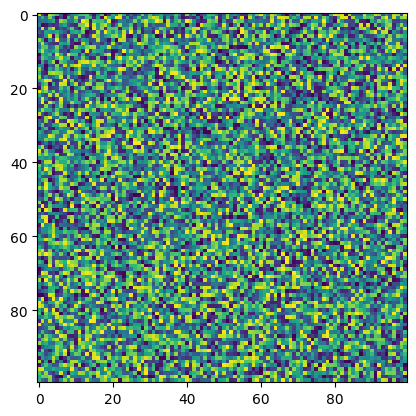
#> input picture Digital_Image_Processing/images/np_random.png, 416 x 416 px
$ jupyter execute Second.ipynb
#> lines starting #> are read from the running program, lines starting #| are printed output that depends on the picture
[cell 1]
import matplotlib.image as mpimg
from matplotlib import pyplot as plt
import numpy as np
import cv2

[cell 2]
img = cv2.imread("./images/np_random.png")
#> img is the input picture: shape (416, 416, 3); mean B, G, R 137.4, 158.3, 116.8
img = cv2.cvtColor(img, cv2.COLOR_BGR2RGB)
plt.imshow(img)

[cell 3]
# img.shape
img[150:260, 150:260, :] = [255, 0, 0]
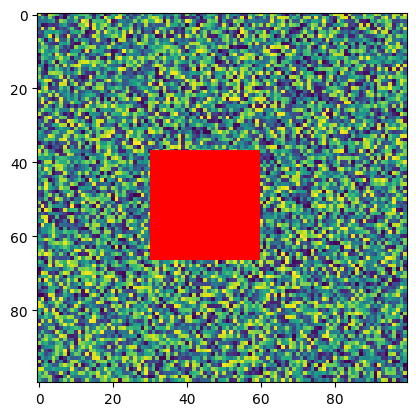
#> img: shape (416, 416, 3); mean R, G, B 128.7, 148.6, 129.8

[cell 4]
plt.imshow(img)

[cell 5]
plt.imshow(img*[0, 0, 1])
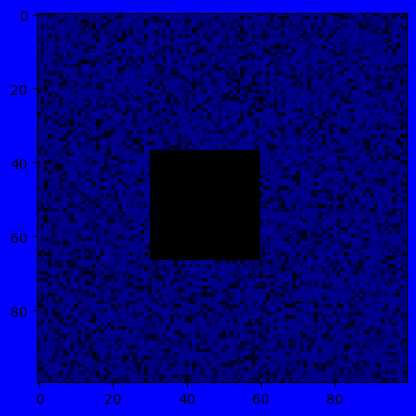
#> shown: shape (416, 416, 3); mean R, G, B 0, 0, 129.8

[cell 6]
img = cv2.imread("./images/eye.jpeg")
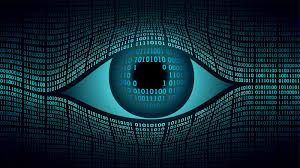
#> input picture Digital_Image_Processing/images/eye.jpeg, 300 x 168 px
#> img is the input picture: shape (168, 300, 3); mean B, G, R 50.8, 40.7, 14
img = cv2.cvtColor(img, cv2.COLOR_BGR2RGB)
# plt.imshow(img)
img

[cell 7]
plt.imshow(img*[1, 1, 0])
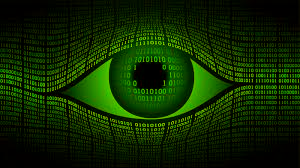
#> shown: shape (168, 300, 3); mean R, G, B 14, 40.7, 0

[cell 8]
a = img*[2., 1., 0.]
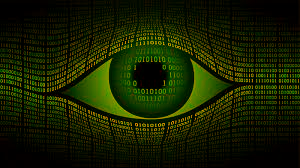
#> a: shape (168, 300, 3) float64; mean R, G, B 28, 40.7, 0; drawn with min black and max white
a

[cell 9]
plt.imshow(img[20:100, 10:200])
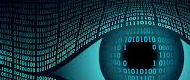
#> shown: shape (80, 190, 3); mean R, G, B 18.8, 60.4, 70.3
